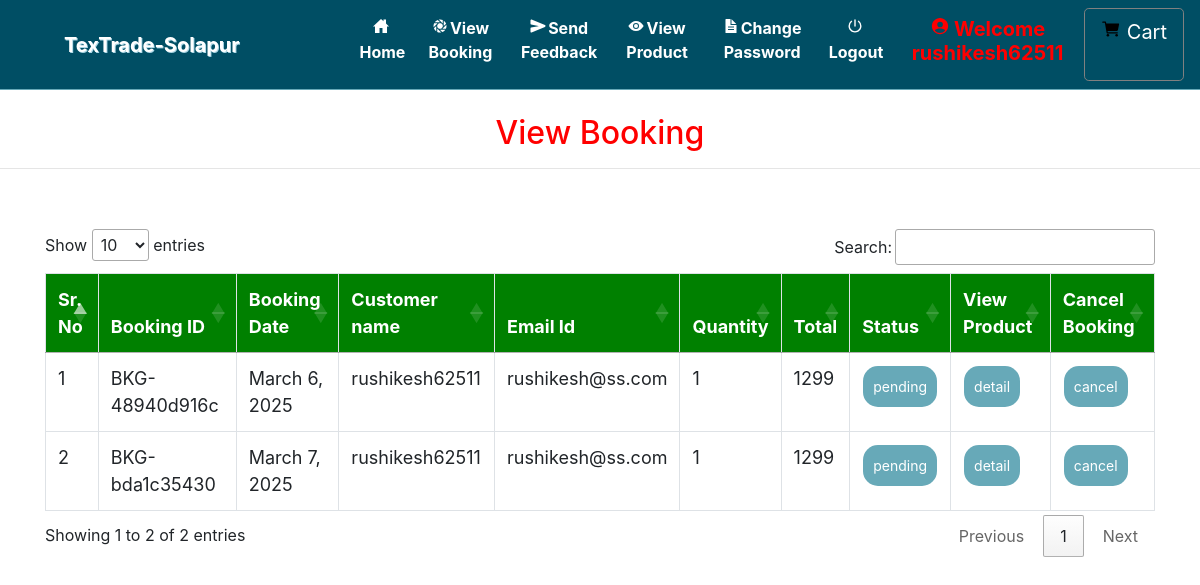
Screenshot of /admin_viewBooking (signed in) with the database file from the repository.
### grocery/models.py (models this page shows, shortened)
class Booking(models.Model):
    status = models.ForeignKey(Status, on_delete=models.CASCADE, null=True)
    profile = models.ForeignKey(Profile, on_delete=models.CASCADE, null=True)
    booking_id = models.CharField(max_length=200, unique=True, blank=True)
    quantity = models.IntegerField(null=True)
    book_date = models.CharField(max_length=30, null=True)
    total = models.IntegerField(null=True)
    payment = models.ForeignKey(Payment, on_delete=models.SET_NULL, null=True, blank=True)
    products = models.ManyToManyField(Product)  # ✅ Store ordered products

class Profile(models.Model):
    id = models.AutoField(primary_key=True)
    user = models.OneToOneField(User, on_delete=models.CASCADE, null=True)
    dob = models.DateField(null=True)
    city = models.CharField(max_length=30, null=True)
    address = models.CharField(max_length=50, null=True)
    contact = models.CharField(max_length=10, null=True)
    image = models.FileField(upload_to='images/', null=True)
    role = models.CharField(
        max_length=20,
        choices=[('user', 'User'), ('vendor', 'Vendor'), ('admin', 'Admin')],
        default='user'  # Default role is 'user'
    )

class Status(models.Model):
    name = models.CharField(max_length=20, null=True)

### grocery/views.py (the view)
# urls.py: path('admin_viewBooking', Admin_View_Booking, name='admin_viewBooking'),
def Admin_View_Booking(request):
    if not request.user.is_authenticated:
        return redirect('login_admin')
    book = Booking.objects.all()
    d = {'book': book}
    return render(request, 'admin_viewBokking.html', d)

### grocery/templates/admin_viewBokking.html (shortened to what this page needs)
{% extends 'navigation.html' %}
{% block body %}
<center><h2 style="color:red;margin-top:2%">View Booking</h2></center><hr>
 <div class="container">
<table class="table table-bordered" id="myTable">
  <thead>
  <tr>
    <th>Sr. No</th>
    <th>Booking ID</th>
    <th>Booking Date</th>
    <th>Customer name</th>
    <th>Email Id</th>
      <th>Quantity</th>
      <th>Total</th>
      <th>Status</th>
    <th>View Product</th>
    <th>Cancel Booking</th>
  </tr>
  </thead>
   <tbody>
{% for i in book %}
  <tr>
      <td>{{forloop.counter}}</td>
    <td>{{i.booking_id}}</td>
    <td>{{i.book_date}}</td>
    <td>{{i.profile.user.username}}</td>
    <td>{{i.profile.user.email}}</td>
      <td>{{i.quantity}}</td>
      <td>{{i.total}}</td>
    <td><a href="{% url 'Edit_status' i.booking_id i.id %}"><button class="button button1">{{i.status.name}}</button></a></td>
      <td><a href="{% url 'admin_booking_detail' i.booking_id i.id i.profile.user.id  %}"><button class="button button1">detail</button></a></td>
      <td><a href="{% url 'delete_admin_booking' i.booking_id i.id %}" onclick="return confirm('Are you sure?')"><button class="button button1" id="#delete">cancel</button></a></td>
  </tr>
   {% endfor %}
    </tbody>
</table>
 </div>
{% endblock %}

### grocery/templates/navigation.html (style rules this page uses)
* { box-sizing: border-box; }
#myTable { border-collapse: collapse; width: 100%; border: 1px solid #ddd; font-size: 18px; }
#myTable th { text-align: left; padding: 12px; background-color: green; color: white; }
#myTable td { text-align: left; padding: 12px; background-color: white; }
#myTable tr { border-bottom: 1px solid #ddd; }
.button { background-color: #67A9B8; border: none; color: white; padding: 10px; text-align: center; text-decoration: none; display: inline-block; font-size: 14px; margin: 1px 1px; cursor: pointer; }
.button1 { border-radius: 15px; }

### rows the page displays
Booking: booking_id "BKG-48940d916c", book_date "March 6, 2025", profile.user.username "rushikesh62511", profile.user.email "rushikesh@ss.com", quantity "1", total "1299", status.name "pending"
Booking: booking_id "BKG-bda1c35430", book_date "March 7, 2025", profile.user.username "rushikesh62511", profile.user.email "rushikesh@ss.com", quantity "1", total "1299", status.name "pending"
